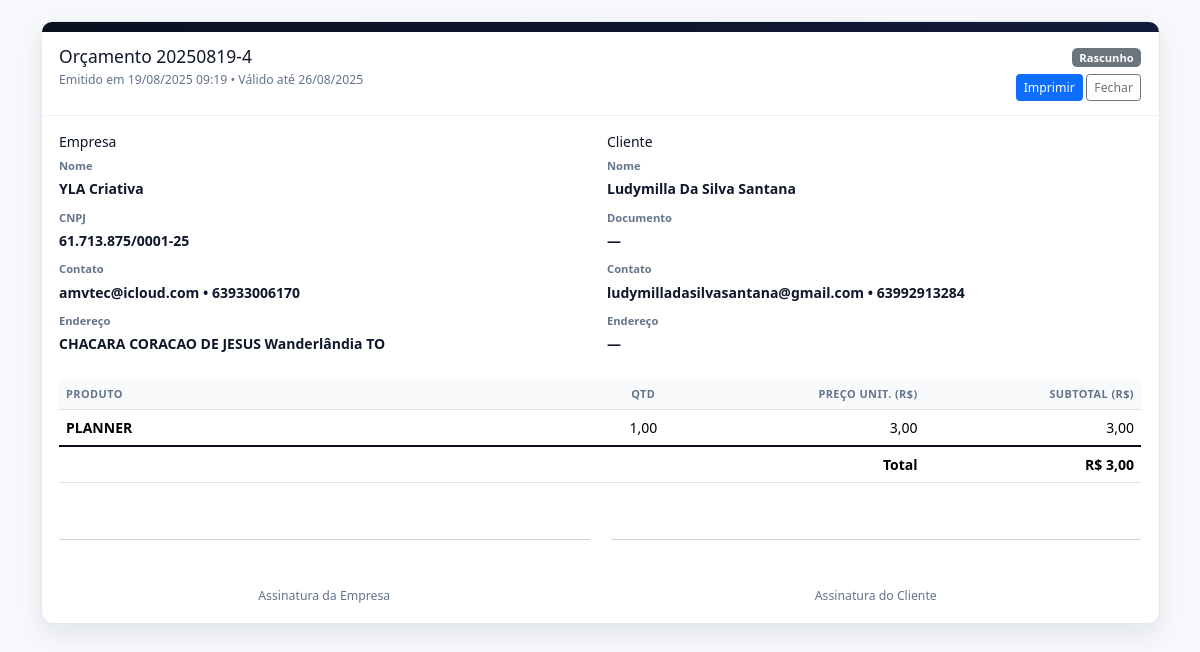
Screenshot of /precificacao/orcamentos/4/imprimir/ (signed in) with the database file from the repository.
### precificacao/models.py (models this page shows, shortened)
class Orcamento(models.Model):
    STATUS = (
        ("rascunho", "Rascunho"),
        ("enviado", "Enviado"),
        ("aprovado", "Aprovado"),
        ("rejeitado", "Rejeitado"),
    )
    empresa = models.ForeignKey(Empresa, on_delete=models.CASCADE)
    cliente = models.ForeignKey(Cliente, on_delete=models.PROTECT)
    numero = models.CharField(max_length=30, unique=True, blank=True)
    criado_em = models.DateTimeField(default=timezone.now)
    validade_dias = models.PositiveIntegerField(default=7)
    desconto_percentual = models.DecimalField(max_digits=6, decimal_places=2, default=Decimal("0.00"))
    acrescimo_percentual = models.DecimalField(max_digits=6, decimal_places=2, default=Decimal("0.00"))
    status = models.CharField(max_length=12, choices=STATUS, default="rascunho")
    observacoes = models.TextField(blank=True)
    valor_total_cache = models.DecimalField(max_digits=12, decimal_places=2, default=Decimal("0.00"))

class Empresa(models.Model):
    nome_fantasia = models.CharField(max_length=120)
    razao_social = models.CharField(max_length=200, blank=True)
    cnpj = models.CharField(max_length=18, blank=True)
    email = models.EmailField(blank=True)
    telefone = models.CharField(max_length=30, blank=True)
    endereco = models.CharField(max_length=200, blank=True)
    cidade = models.CharField(max_length=100, blank=True)
    estado = models.CharField(max_length=2, blank=True)

class Cliente(models.Model):
    empresa = models.ForeignKey(Empresa, on_delete=models.CASCADE)
    nome = models.CharField(max_length=150)
    email = models.EmailField(blank=True)
    telefone = models.CharField(max_length=30, blank=True)
    documento = models.CharField(max_length=30, blank=True)
    endereco = models.CharField(max_length=200, blank=True)

class ItemOrcamento(models.Model):
    orcamento = models.ForeignKey(Orcamento, on_delete=models.CASCADE, related_name="itens")
    produto = models.ForeignKey(Produto, on_delete=models.PROTECT)
    quantidade = models.DecimalField(max_digits=10, decimal_places=2, default=Decimal("1.00"), validators=[MinValueValidator(Decimal("0.01"))])
    preco_unitario = models.DecimalField(max_digits=12, decimal_places=2)
    descricao_externa = models.CharField(max_length=200, blank=True)
    def subtotal(self) -> Decimal:
        return (self.quantidade * self.preco_unitario).quantize(TWO_PLACES)

class Produto(models.Model):
    empresa = models.ForeignKey(Empresa, on_delete=models.CASCADE)
    nome = models.CharField(max_length=150)
    codigo = models.CharField(max_length=50, blank=True)
    descricao = models.TextField(blank=True)
    tempo_producao_minutos = models.PositiveIntegerField(default=0)
    usa_percentual_tinta = models.BooleanField(default=False)
    percentual_tinta = models.DecimalField(max_digits=5, decimal_places=2, default=Decimal("0.00"))  # 0–100
    margem_lucro_override = models.DecimalField(max_digits=6, decimal_places=2, null=True, blank=True)
    ativo = models.BooleanField(default=True)
    custo_estimado_cache = models.DecimalField(max_digits=12, decimal_places=2, default=Decimal("0.00"))
    preco_sugerido_cache = models.DecimalField(max_digits=12, decimal_places=2, default=Decimal("0.00"))

### precificacao/views.py (the view)
# urls.py: path("orcamentos/<int:pk>/imprimir/", views.orcamento_print, name="orcamento_print"),
@login_required
def orcamento_print(request, pk):
    orc = get_object_or_404(Orcamento, pk=pk)
    validade_ate = orc.criado_em + timedelta(days=orc.validade_dias or 0)
    auto = request.GET.get("auto")  # ?auto=1 para imprimir automaticamente
    ctx = {"orc": orc, "validade_ate": validade_ate, "auto": auto}
    return render(request, "precificacao/orcamento_print.html", ctx)

### vendas/context_processors.py (called while the page is built)
def company(request):
    c = Company.objects.filter(active=True).order_by("-created_at").first()
    return {"company": c}

### precificacao/templates/precificacao/orcamento_print.html (shortened to what this page needs)
<!doctype html>
<html lang="pt-br">
<head>
  <link href="https://cdn.jsdelivr.net/npm/bootstrap@5.3.3/dist/css/bootstrap.min.css" rel="stylesheet" />
</head>
<body>
<main class="container my-3 my-lg-4">
  <div class="doc">
    <div class="brand-strip"></div>
    <div class="doc-header">
      <div class="d-flex justify-content-between align-items-start">
        <div>
          <h1 class="h5 mb-1">Orçamento {{ orc.numero }}</h1>
          <div class="text-muted-2 small">
            Emitido em {{ orc.criado_em|date:"d/m/Y H:i" }} • Válido até {{ validade_ate|date:"d/m/Y" }}
          </div>
        </div>
        <div class="text-end">
          <span class="badge bg-secondary badge-status">{{ orc.get_status_display }}</span>
          <div class="no-print mt-2">
            <button class="btn btn-sm btn-primary" onclick="window.print()">Imprimir</button>
            <a class="btn btn-sm btn-outline-secondary" href="javascript:window.close()">Fechar</a>
          </div>
        </div>
      </div>
    </div>
    <div class="doc-body">
      <div class="row g-3 mb-3">
        <div class="col-md-6">
          <h2 class="h6 mb-2">Empresa</h2>
          <dl class="kvs mb-0">
            <dt>Nome</dt><dd>{{ orc.empresa.nome_fantasia|default:"—" }}</dd>
            <dt>CNPJ</dt><dd>{{ orc.empresa.cnpj|default:"—" }}</dd>
            <dt>Contato</dt><dd>{{ orc.empresa.email|default:"—" }} • {{ orc.empresa.telefone|default:"—" }}</dd>
            <dt>Endereço</dt><dd>{{ orc.empresa.endereco|default:"—" }} {{ orc.empresa.cidade }} {{ orc.empresa.estado }}</dd>
          </dl>
        </div>
        <div class="col-md-6">
          <h2 class="h6 mb-2">Cliente</h2>
          <dl class="kvs mb-0">
            <dt>Nome</dt><dd>{{ orc.cliente.nome|default:"—" }}</dd>
            <dt>Documento</dt><dd>{{ orc.cliente.documento|default:"—" }}</dd>
            <dt>Contato</dt><dd>{{ orc.cliente.email|default:"—" }} • {{ orc.cliente.telefone|default:"—" }}</dd>
            <dt>Endereço</dt><dd>{{ orc.cliente.endereco|default:"—" }}</dd>
          </dl>
        </div>
      </div>
      <div class="table-responsive">
        <table class="table align-middle">
          <thead>
            <tr>
              <th style="width:48%">Produto</th>
              <th class="text-center" style="width:12%">Qtd</th>
              <th class="text-end" style="width:20%">Preço unit. (R$)</th>
              <th class="text-end" style="width:20%">Subtotal (R$)</th>
            </tr>
          </thead>
          <tbody>
            {% for i in orc.itens.all %}
              <tr>
                <td>
                  <div class="fw-semibold">{{ i.produto.nome }}</div>
                </td>
                <td class="text-center">{{ i.quantidade }}</td>
                <td class="text-end">{{ i.preco_unitario|floatformat:2 }}</td>
                <td class="text-end">{{ i.subtotal|floatformat:2 }}</td>
              </tr>
            {% endfor %}
          </tbody>
          <tfoot>
            <tr class="tfoot-total">
              <th colspan="3" class="text-end">Total</th>
              <th class="text-end">R$ {{ orc.valor_total_cache|default:0|floatformat:2 }}</th>
            </tr>
          </tfoot>
        </table>
      </div>
      <div class="row g-4 mt-4">
        <div class="col-md-6 text-center">
          <div class="sign-line"></div>
          <div class="small text-muted-2">Assinatura da Empresa</div>
        </div>
        <div class="col-md-6 text-center">
          <div class="sign-line"></div>
          <div class="small text-muted-2">Assinatura do Cliente</div>
        </div>
      </div>
    </div>
  </div>
</main>
</body>
</html>

### precificacao/templates/precificacao/orcamento_print.html (style rules this page uses)
:root { --ink:#0f172a; --muted:#64748b; --ring:rgba(37,99,235,.18); --g1:#0b1020; --g2:#111a3a; --base-font:14px; }
html { font-size: var(--base-font); }
body { background:#f6f8fb; color:var(--ink); -webkit-print-color-adjust: exact; print-color-adjust: exact; }
.brand-strip { height: 10px; background:linear-gradient(90deg,var(--g1),var(--g2)); border-radius:10px 10px 0 0; }
.doc { background:#fff; border:1px solid #e5e7eb; border-radius:12px; box-shadow:0 10px 24px rgba(17,24,39,.08); }
.doc-header { padding:1rem 1.25rem; border-bottom:1px solid #eef2f7; }
.doc-body { padding:1.25rem; }
.text-muted-2 { color:var(--muted); }
.kvs dt { font-size:.8rem; color:var(--muted); margin-bottom:.25rem; }
.kvs dd { font-weight:600; margin-bottom:.75rem; }
.table thead th { font-size:.78rem; text-transform:uppercase; letter-spacing:.04em; color:#64748b; background:#f8fafc; }
.tfoot-total th, .tfoot-total td { border-top:2px solid #0b1020; font-weight:800; }
.sign-line { border-top:1px solid #cbd5e1; height:48px; }
.badge-status { font-size:.8rem; }
.no-print { display:block; }

### rows the page displays
Orcamento: numero "20250819-4", criado_em "19/08/2025 09:19", status "Rascunho", empresa.nome_fantasia "YLA Criativa", empresa.cnpj "61.713.875/0001-25", empresa.email "amvtec@icloud.com", empresa.telefone "63933006170", empresa.endereco "CHACARA CORACAO DE JESUS", empresa.cidade "Wanderlândia", empresa.estado "TO", cliente.nome "Ludymilla Da Silva Santana", cliente.documento "—", cliente.email "ludymilladasilvasantana@gmail.com", cliente.telefone "63992913284", cliente.endereco "—", valor_total_cache "3,00"
ItemOrcamento: produto.nome "PLANNER", quantidade "1,00", preco_unitario "3,00", subtotal "3,00"

### other values shown
{{ validade_ate|date:"d/m/Y" }} "26/08/2025"
